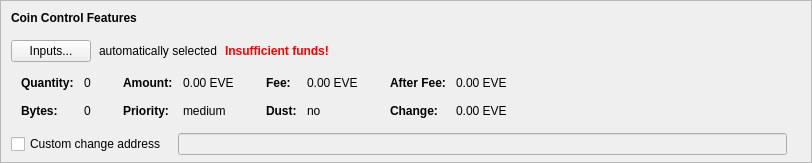
    <widget class="QFrame" name="frameCoinControl">
     <property name="sizePolicy">
      <sizepolicy hsizetype="Expanding" vsizetype="Expanding">
       <horstretch>0</horstretch>
       <verstretch>0</verstretch>
      </sizepolicy>
     </property>
     <property name="maximumSize">
      <size>
       <width>16777215</width>
       <height>16777215</height>
      </size>
     </property>
     <property name="frameShape">
      <enum>QFrame::StyledPanel</enum>
     </property>
     <property name="frameShadow">
      <enum>QFrame::Sunken</enum>
     </property>
     <layout class="QVBoxLayout" name="verticalLayoutCoinControl2">
      <property name="spacing">
       <number>0</number>
      </property>
      <property name="leftMargin">
       <number>0</number>
      </property>
      <property name="topMargin">
       <number>0</number>
      </property>
      <property name="rightMargin">
       <number>0</number>
      </property>
      <property name="bottomMargin">
       <number>6</number>
      </property>
      <item>
       <layout class="QVBoxLayout" name="verticalLayoutCoinControl" stretch="0,0,0,0,1">
        <property name="spacing">
         <number>0</number>
        </property>
        <property name="leftMargin">
         <number>10</number>
        </property>
        <property name="topMargin">
         <number>10</number>
        </property>
        <item>
         <layout class="QHBoxLayout" name="horizontalLayoutCoinControl1">
          <property name="bottomMargin">
           <number>15</number>
          </property>
          <item>
           <widget class="QLabel" name="labelCoinControlFeatures">
            <property name="sizePolicy">
             <sizepolicy hsizetype="Preferred" vsizetype="Maximum">
              <horstretch>0</horstretch>
              <verstretch>0</verstretch>
             </sizepolicy>
            </property>
            <property name="font">
             <font>
              <weight>75</weight>
              <bold>true</bold>
             </font>
            </property>
            <property name="styleSheet">
             <string notr="true">font-weight:bold;</string>
            </property>
            <property name="text">
             <string>Coin Control Features</string>
            </property>
           </widget>
          </item>
         </layout>
        </item>
        <item>
         <layout class="QHBoxLayout" name="horizontalLayoutCoinControl2" stretch="0,0,0,0">
          <property name="spacing">
           <number>8</number>
          </property>
          <property name="bottomMargin">
           <number>10</number>
          </property>
          <item>
           <widget class="QPushButton" name="pushButtonCoinControl">
            <property name="styleSheet">
             <string notr="true"/>
            </property>
            <property name="text">
             <string>Inputs...</string>
            </property>
            <property name="autoDefault">
             <bool>false</bool>
            </property>
           </widget>
          </item>
          <item>
           <widget class="QLabel" name="labelCoinControlAutomaticallySelected">
            <property name="text">
             <string>automatically selected</string>
            </property>
            <property name="margin">
             <number>5</number>
            </property>
           </widget>
          </item>
          <item>
           <widget class="QLabel" name="labelCoinControlInsuffFunds">
            <property name="font">
             <font>
              <weight>75</weight>
              <bold>true</bold>
             </font>
            </property>
            <property name="styleSheet">
             <string notr="true">color:red;font-weight:bold;</string>
            </property>
            <property name="text">
             <string>Insufficient funds!</string>
            </property>
            <property name="margin">
             <number>5</number>
            </property>
           </widget>
          </item>
          <item>
           <spacer name="horizontalSpacerCoinControl">
            <property name="orientation">
             <enum>Qt::Horizontal</enum>
            </property>
            <property name="sizeHint" stdset="0">
             <size>
              <width>40</width>
              <height>1</height>
             </size>
            </property>
           </spacer>
          </item>
         </layout>
        </item>
        <item>
         <widget class="QWidget" name="widgetCoinControl" native="true">
          <property name="sizePolicy">
           <sizepolicy hsizetype="Preferred" vsizetype="Preferred">
            <horstretch>0</horstretch>
            <verstretch>0</verstretch>
           </sizepolicy>
          </property>
          <property name="minimumSize">
           <size>
            <width>0</width>
            <height>0</height>
           </size>
          </property>
          <property name="styleSheet">
           <string notr="true"/>
          </property>
          <layout class="QHBoxLayout" name="horizontalLayoutCoinControl5">
           <property name="leftMargin">
            <number>0</number>
           </property>
           <property name="topMargin">
            <number>0</number>
           </property>
           <property name="rightMargin">
            <number>0</number>
           </property>
           <property name="bottomMargin">
            <number>0</number>
           </property>
           <item>
            <layout class="QHBoxLayout" name="horizontalLayoutCoinControl3" stretch="0,0,0,1">
             <property name="spacing">
              <number>20</number>
             </property>
             <property name="topMargin">
              <number>0</number>
             </property>
             <property name="bottomMargin">
              <number>10</number>
             </property>
             <item>
              <layout class="QFormLayout" name="formLayoutCoinControl1">
               <property name="horizontalSpacing">
                <number>10</number>
               </property>
               <property name="verticalSpacing">
                <number>14</number>
               </property>
               <property name="leftMargin">
                <number>10</number>
               </property>
               <property name="topMargin">
                <number>4</number>
               </property>
               <property name="rightMargin">
                <number>6</number>
               </property>
               <item row="0" column="0">
                <widget class="QLabel" name="labelCoinControlQuantityText">
                 <property name="font">
                  <font>
                   <weight>75</weight>
                   <bold>true</bold>
                  </font>
                 </property>
                 <property name="text">
                  <string>Quantity:</string>
                 </property>
                 <property name="margin">
                  <number>0</number>
                 </property>
                </widget>
               </item>
               <item row="0" column="1">
                <widget class="QLabel" name="labelCoinControlQuantity">
                 <property name="cursor">
                  <cursorShape>IBeamCursor</cursorShape>
                 </property>
                 <property name="contextMenuPolicy">
                  <enum>Qt::ActionsContextMenu</enum>
                 </property>
                 <property name="text">
                  <string notr="true">0</string>
                 </property>
                 <property name="margin">
                  <number>0</number>
                 </property>
                 <property name="textInteractionFlags">
                  <set>Qt::LinksAccessibleByMouse|Qt::TextSelectableByKeyboard|Qt::TextSelectableByMouse</set>
                 </property>
                </widget>
               </item>
               <item row="1" column="0">
                <widget class="QLabel" name="labelCoinControlBytesText">
                 <property name="font">
                  <font>
                   <weight>75</weight>
                   <bold>true</bold>
                  </font>
                 </property>
                 <property name="text">
                  <string>Bytes:</string>
                 </property>
                </widget>
               </item>
               <item row="1" column="1">
                <widget class="QLabel" name="labelCoinControlBytes">
                 <property name="cursor">
                  <cursorShape>IBeamCursor</cursorShape>
                 </property>
                 <property name="contextMenuPolicy">
                  <enum>Qt::ActionsContextMenu</enum>
                 </property>
                 <property name="text">
                  <string notr="true">0</string>
                 </property>
                 <property name="textInteractionFlags">
                  <set>Qt::LinksAccessibleByMouse|Qt::TextSelectableByKeyboard|Qt::TextSelectableByMouse</set>
                 </property>
                </widget>
               </item>
              </layout>
             </item>
             <item>
              <layout class="QFormLayout" name="formLayoutCoinControl2">
               <property name="horizontalSpacing">
                <number>10</number>
               </property>
               <property name="verticalSpacing">
                <number>14</number>
               </property>
               <property name="leftMargin">
                <number>6</number>
               </property>
               <property name="topMargin">
                <number>4</number>
               </property>
               <property name="rightMargin">
                <number>6</number>
               </property>
               <item row="0" column="0">
                <widget class="QLabel" name="labelCoinControlAmountText">
                 <property name="font">
                  <font>
                   <weight>75</weight>
                   <bold>true</bold>
                  </font>
                 </property>
                 <property name="text">
                  <string>Amount:</string>
                 </property>
                 <property name="margin">
                  <number>0</number>
                 </property>
                </widget>
               </item>
               <item row="0" column="1">
                <widget class="QLabel" name="labelCoinControlAmount">
                 <property name="cursor">
                  <cursorShape>IBeamCursor</cursorShape>
                 </property>
                 <property name="contextMenuPolicy">
                  <enum>Qt::ActionsContextMenu</enum>
                 </property>
                 <property name="text">
                  <string notr="true">0.00 EVE</string>
                 </property>
                 <property name="textInteractionFlags">
                  <set>Qt::LinksAccessibleByMouse|Qt::TextSelectableByKeyboard|Qt::TextSelectableByMouse</set>
                 </property>
                </widget>
               </item>
               <item row="1" column="0">
                <widget class="QLabel" name="labelCoinControlPriorityText">
                 <property name="font">
                  <font>
                   <weight>75</weight>
                   <bold>true</bold>
                  </font>
                 </property>
                 <property name="text">
                  <string>Priority:</string>
                 </property>
                </widget>
               </item>
               <item row="1" column="1">
                <widget class="QLabel" name="labelCoinControlPriority">
                 <property name="cursor">
                  <cursorShape>IBeamCursor</cursorShape>
                 </property>
                 <property name="contextMenuPolicy">
                  <enum>Qt::ActionsContextMenu</enum>
                 </property>
                 <property name="text">
                  <string>medium</string>
                 </property>
                 <property name="textInteractionFlags">
                  <set>Qt::LinksAccessibleByMouse|Qt::TextSelectableByKeyboard|Qt::TextSelectableByMouse</set>
                 </property>
                </widget>
               </item>
              </layout>
             </item>
             <item>
              <layout class="QFormLayout" name="formLayoutCoinControl3">
               <property name="horizontalSpacing">
                <number>10</number>
               </property>
               <property name="verticalSpacing">
                <number>14</number>
               </property>
               <property name="leftMargin">
                <number>6</number>
               </property>
               <property name="topMargin">
                <number>4</number>
               </property>
               <property name="rightMargin">
                <number>6</number>
               </property>
               <item row="0" column="0">
                <widget class="QLabel" name="labelCoinControlFeeText">
                 <property name="font">
                  <font>
                   <weight>75</weight>
                   <bold>true</bold>
                  </font>
                 </property>
                 <property name="text">
                  <string>Fee:</string>
                 </property>
                 <property name="margin">
                  <number>0</number>
                 </property>
                </widget>
               </item>
               <item row="0" column="1">
                <widget class="QLabel" name="labelCoinControlFee">
                 <property name="cursor">
                  <cursorShape>IBeamCursor</cursorShape>
                 </property>
                 <property name="contextMenuPolicy">
                  <enum>Qt::ActionsContextMenu</enum>
                 </property>
                 <property name="text">
                  <string notr="true">0.00 EVE</string>
                 </property>
                 <property name="textInteractionFlags">
                  <set>Qt::LinksAccessibleByMouse|Qt::TextSelectableByKeyboard|Qt::TextSelectableByMouse</set>
                 </property>
                </widget>
               </item>
               <item row="1" column="0">
                <widget class="QLabel" name="labelCoinControlLowOutputText">
                 <property name="font">
                  <font>
                   <weight>75</weight>
                   <bold>true</bold>
                  </font>
                 </property>
                 <property name="text">
                  <string>Dust:</string>
                 </property>
                </widget>
               </item>
               <item row="1" column="1">
                <widget class="QLabel" name="labelCoinControlLowOutput">
                 <property name="cursor">
                  <cursorShape>IBeamCursor</cursorShape>
                 </property>
                 <property name="contextMenuPolicy">
                  <enum>Qt::ActionsContextMenu</enum>
                 </property>
                 <property name="text">
                  <string>no</string>
                 </property>
                 <property name="textInteractionFlags">
                  <set>Qt::LinksAccessibleByMouse|Qt::TextSelectableByKeyboard|Qt::TextSelectableByMouse</set>
                 </property>
                </widget>
               </item>
              </layout>
             </item>
             <item>
              <layout class="QFormLayout" name="formLayoutCoinControl4">
               <property name="horizontalSpacing">
                <number>10</number>
               </property>
               <property name="verticalSpacing">
                <number>14</number>
               </property>
               <property name="leftMargin">
                <number>6</number>
               </property>
               <property name="topMargin">
                <number>4</number>
               </property>
               <property name="rightMargin">
                <number>6</number>
               </property>
               <item row="0" column="0">
                <widget class="QLabel" name="labelCoinControlAfterFeeText">
                 <property name="font">
                  <font>
                   <weight>75</weight>
                   <bold>true</bold>
                  </font>
                 </property>
                 <property name="text">
                  <string>After Fee:</string>
                 </property>
                 <property name="margin">
                  <number>0</number>
                 </property>
                </widget>
               </item>
               <item row="0" column="1">
                <widget class="QLabel" name="labelCoinControlAfterFee">
                 <property name="cursor">
                  <cursorShape>IBeamCursor</cursorShape>
                 </property>
                 <property name="contextMenuPolicy">
                  <enum>Qt::ActionsContextMenu</enum>
                 </property>
                 <property name="text">
                  <string notr="true">0.00 EVE</string>
                 </property>
                 <property name="textInteractionFlags">
                  <set>Qt::LinksAccessibleByMouse|Qt::TextSelectableByKeyboard|Qt::TextSelectableByMouse</set>
                 </property>
                </widget>
               </item>
               <item row="1" column="0">
                <widget class="QLabel" name="labelCoinControlChangeText">
                 <property name="font">
                  <font>
                   <weight>75</weight>
                   <bold>true</bold>
                  </font>
                 </property>
                 <property name="text">
                  <string>Change:</string>
                 </property>
                </widget>
               </item>
               <item row="1" column="1">
                <widget class="QLabel" name="labelCoinControlChange">
                 <property name="cursor">
                  <cursorShape>IBeamCursor</cursorShape>
                 </property>
                 <property name="contextMenuPolicy">
                  <enum>Qt::ActionsContextMenu</enum>
                 </property>
                 <property name="text">
                  <string notr="true">0.00 EVE</string>
                 </property>
                 <property name="textInteractionFlags">
                  <set>Qt::LinksAccessibleByMouse|Qt::TextSelectableByKeyboard|Qt::TextSelectableByMouse</set>
                 </property>
                </widget>
               </item>
              </layout>
             </item>
            </layout>
           </item>
          </layout>
         </widget>
        </item>
        <item>
         <layout class="QHBoxLayout" name="horizontalLayoutCoinControl4" stretch="0,0,0">
          <property name="spacing">
           <number>12</number>
          </property>
          <property name="sizeConstraint">
           <enum>QLayout::SetDefaultConstraint</enum>
          </property>
          <property name="topMargin">
           <number>5</number>
          </property>
          <property name="rightMargin">
           <number>5</number>
          </property>
          <item>
           <widget class="QCheckBox" name="checkBoxCoinControlChange">
            <property name="toolTip">
             <string>If this is activated, but the change address is empty or invalid, change will be sent to a newly generated address.</string>
            </property>
            <property name="text">
             <string>Custom change address</string>
            </property>
           </widget>
          </item>
          <item>
           <widget class="QValidatedLineEdit" name="lineEditCoinControlChange">
            <property name="enabled">
             <bool>false</bool>
            </property>
            <property name="sizePolicy">
             <sizepolicy hsizetype="Expanding" vsizetype="Fixed">
              <horstretch>0</horstretch>
              <verstretch>0</verstretch>
             </sizepolicy>
            </property>
           </widget>
          </item>
          <item>
           <widget class="QLabel" name="labelCoinControlChangeLabel">
            <property name="sizePolicy">
             <sizepolicy hsizetype="Preferred" vsizetype="Expanding">
              <horstretch>0</horstretch>
              <verstretch>0</verstretch>
             </sizepolicy>
            </property>
            <property name="minimumSize">
             <size>
              <width>0</width>
              <height>0</height>
             </size>
            </property>
            <property name="text">
             <string/>
            </property>
            <property name="margin">
             <number>3</number>
            </property>
           </widget>
          </item>
         </layout>
        </item>
        <item>
         <spacer name="verticalSpacerCoinControl">
          <property name="orientation">
           <enum>Qt::Vertical</enum>
          </property>
          <property name="sizeHint" stdset="0">
           <size>
            <width>800</width>
            <height>1</height>
           </size>
          </property>
         </spacer>
        </item>
       </layout>
      </item>
     </layout>
    </widget>
